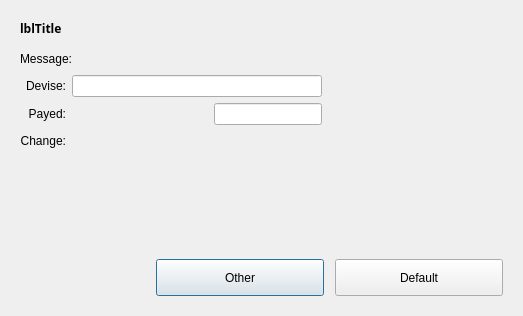
<?xml version="1.0" encoding="UTF-8"?>
<ui version="4.0">
 <class>Dialog</class>
 <widget class="QDialog" name="Dialog">
  <property name="geometry">
   <rect>
    <x>0</x>
    <y>0</y>
    <width>523</width>
    <height>316</height>
   </rect>
  </property>
  <property name="windowTitle">
   <string>Dialog</string>
  </property>
  <property name="autoFillBackground">
   <bool>false</bool>
  </property>
  <layout class="QVBoxLayout" name="verticalLayout_2">
   <item>
    <widget class="QFrame" name="frContainer">
     <property name="frameShape">
      <enum>QFrame::NoFrame</enum>
     </property>
     <property name="frameShadow">
      <enum>QFrame::Raised</enum>
     </property>
     <layout class="QVBoxLayout" name="verticalLayout">
      <item>
       <layout class="QHBoxLayout" name="DialogTitle">
        <property name="bottomMargin">
         <number>5</number>
        </property>
        <item>
         <widget class="QLabel" name="lblTitle">
          <property name="sizePolicy">
           <sizepolicy hsizetype="Preferred" vsizetype="Preferred">
            <horstretch>0</horstretch>
            <verstretch>0</verstretch>
           </sizepolicy>
          </property>
          <property name="maximumSize">
           <size>
            <width>16777215</width>
            <height>45</height>
           </size>
          </property>
          <property name="font">
           <font>
            <family>Century Gothic</family>
            <weight>75</weight>
            <bold>true</bold>
           </font>
          </property>
          <property name="text">
           <string>lblTitle</string>
          </property>
         </widget>
        </item>
       </layout>
      </item>
      <item>
       <layout class="QHBoxLayout" name="horizontalLayout_2">
        <item>
         <widget class="QLabel" name="lblMessage">
          <property name="sizePolicy">
           <sizepolicy hsizetype="Expanding" vsizetype="Expanding">
            <horstretch>0</horstretch>
            <verstretch>0</verstretch>
           </sizepolicy>
          </property>
          <property name="minimumSize">
           <size>
            <width>0</width>
            <height>21</height>
           </size>
          </property>
          <property name="text">
           <string>Message:</string>
          </property>
         </widget>
        </item>
       </layout>
      </item>
      <item>
       <layout class="QHBoxLayout" name="horizontalLayout">
        <item>
         <layout class="QGridLayout" name="gridLayout">
          <item row="0" column="0">
           <widget class="QLabel" name="lblDeviseNameTitle">
            <property name="text">
             <string>Devise:</string>
            </property>
            <property name="alignment">
             <set>Qt::AlignRight|Qt::AlignTrailing|Qt::AlignVCenter</set>
            </property>
           </widget>
          </item>
          <item row="0" column="1" colspan="2">
           <widget class="QLineEdit" name="txtDeviseName">
            <property name="minimumSize">
             <size>
              <width>250</width>
              <height>0</height>
             </size>
            </property>
            <property name="text">
             <string/>
            </property>
            <property name="readOnly">
             <bool>true</bool>
            </property>
           </widget>
          </item>
          <item row="1" column="0">
           <widget class="QLabel" name="lblDeviseTitle">
            <property name="text">
             <string>Payed:</string>
            </property>
            <property name="alignment">
             <set>Qt::AlignRight|Qt::AlignTrailing|Qt::AlignVCenter</set>
            </property>
           </widget>
          </item>
          <item row="1" column="1">
           <widget class="QFrame" name="txtDeviseValue">
            <property name="sizePolicy">
             <sizepolicy hsizetype="Preferred" vsizetype="Preferred">
              <horstretch>1</horstretch>
              <verstretch>0</verstretch>
             </sizepolicy>
            </property>
            <property name="frameShape">
             <enum>QFrame::NoFrame</enum>
            </property>
            <property name="frameShadow">
             <enum>QFrame::Raised</enum>
            </property>
           </widget>
          </item>
          <item row="1" column="2">
           <widget class="QLineEdit" name="txtDeviseRate">
            <property name="text">
             <string/>
            </property>
           </widget>
          </item>
          <item row="2" column="0">
           <widget class="QLabel" name="lblChangeTitle">
            <property name="text">
             <string>Change:</string>
            </property>
            <property name="alignment">
             <set>Qt::AlignRight|Qt::AlignTrailing|Qt::AlignVCenter</set>
            </property>
           </widget>
          </item>
          <item row="2" column="1">
           <widget class="QFrame" name="txtChangeValue">
            <property name="sizePolicy">
             <sizepolicy hsizetype="Preferred" vsizetype="Preferred">
              <horstretch>1</horstretch>
              <verstretch>0</verstretch>
             </sizepolicy>
            </property>
            <property name="minimumSize">
             <size>
              <width>0</width>
              <height>20</height>
             </size>
            </property>
            <property name="frameShape">
             <enum>QFrame::NoFrame</enum>
            </property>
            <property name="frameShadow">
             <enum>QFrame::Raised</enum>
            </property>
           </widget>
          </item>
         </layout>
        </item>
        <item>
         <spacer name="ContentRightSpacer">
          <property name="orientation">
           <enum>Qt::Horizontal</enum>
          </property>
          <property name="sizeHint" stdset="0">
           <size>
            <width>40</width>
            <height>20</height>
           </size>
          </property>
         </spacer>
        </item>
       </layout>
      </item>
      <item>
       <spacer name="ContentBottomSpacer">
        <property name="orientation">
         <enum>Qt::Vertical</enum>
        </property>
        <property name="sizeHint" stdset="0">
         <size>
          <width>20</width>
          <height>108</height>
         </size>
        </property>
       </spacer>
      </item>
      <item>
       <layout class="QHBoxLayout" name="DialogButtons">
        <property name="topMargin">
         <number>5</number>
        </property>
        <item>
         <spacer name="ButtonAlignSpacer">
          <property name="orientation">
           <enum>Qt::Horizontal</enum>
          </property>
          <property name="sizeHint" stdset="0">
           <size>
            <width>40</width>
            <height>20</height>
           </size>
          </property>
         </spacer>
        </item>
        <item>
         <widget class="QPushButton" name="btnCancel">
          <property name="enabled">
           <bool>true</bool>
          </property>
          <property name="minimumSize">
           <size>
            <width>168</width>
            <height>37</height>
           </size>
          </property>
          <property name="maximumSize">
           <size>
            <width>168</width>
            <height>37</height>
           </size>
          </property>
          <property name="text">
           <string>Other</string>
          </property>
          <property name="default">
           <bool>false</bool>
          </property>
         </widget>
        </item>
        <item>
         <spacer name="ButtonsSpacer">
          <property name="orientation">
           <enum>Qt::Horizontal</enum>
          </property>
          <property name="sizeType">
           <enum>QSizePolicy::Fixed</enum>
          </property>
          <property name="sizeHint" stdset="0">
           <size>
            <width>5</width>
            <height>20</height>
           </size>
          </property>
         </spacer>
        </item>
        <item>
         <widget class="QPushButton" name="btnOK">
          <property name="enabled">
           <bool>true</bool>
          </property>
          <property name="minimumSize">
           <size>
            <width>168</width>
            <height>37</height>
           </size>
          </property>
          <property name="maximumSize">
           <size>
            <width>168</width>
            <height>37</height>
           </size>
          </property>
          <property name="text">
           <string>Default</string>
          </property>
          <property name="default">
           <bool>false</bool>
          </property>
         </widget>
        </item>
       </layout>
      </item>
     </layout>
    </widget>
   </item>
  </layout>
 </widget>
 <resources/>
 <connections/>
</ui>
